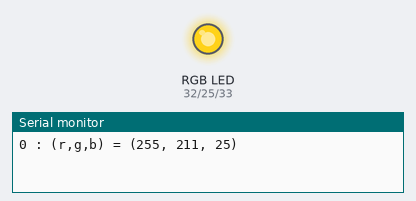
Bench run of a sketch on a simulated ESP32. On the bench: an RGB LED mixed from three pins (HIGH = lit), the last lines printed to the serial monitor.

Above: at 0.05 s.
At 0.65 s:
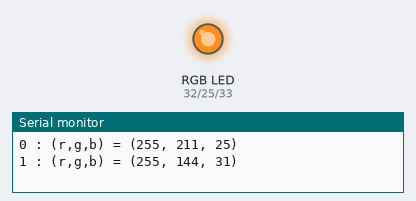
At 1.25 s:
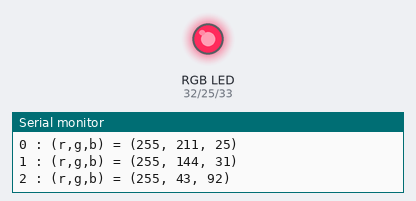
At 1.85 s:
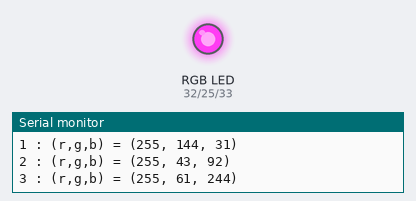
At 2.5 s:
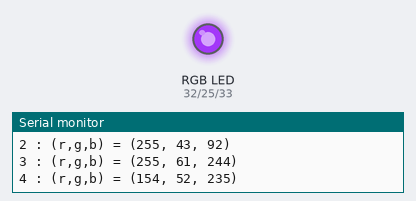
Timing chart, 0 to 5.8 s (numbered marks = the images above):
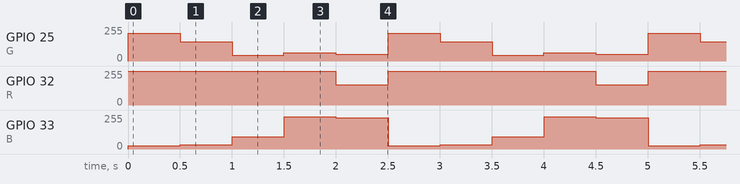

The sketch:

LedRgb.ino
```cpp
#include <cstdint>
#include <esp_log.h>

//
// Pin mappings for esp32 are at
// https://github.com/espressif/arduino-esp32/blob/14095487f6628807ae92b22ff268f12ea51559ad/variants/esp32/pins_arduino.h
//
const uint8_t R = A4;
const uint8_t B = A5;
const uint8_t G = A18;

struct Color {
  uint8_t r;
  uint8_t g;
  uint8_t b;
};

Color colors[5] = {
  {255,211,25},
  {255,144,31},
  {255,43,92},
  {255,61,244},
  {154,52,235}
};

void setup() {
  ledcAttach(R, 12000, 8);
  ledcAttach(G, 12000, 8);
  ledcAttach(B, 12000, 8);

  Serial.begin(115200); // esp32 requires esp_log.h
}

void loop() {

  size_t len = sizeof(colors) / sizeof(colors[0]);

  for (int i=0; i < len; i++) {
    ledcWrite(R, colors[i].r);
    ledcWrite(G, colors[i].g);
    ledcWrite(B, colors[i].b);

    Serial.printf("\n%d : (r,g,b) = (%d, %d, %d)", i, colors[i].r, colors[i].g, colors[i].b);

    delay(500);
  }
}
```

Measured:
- by itself, GPIO 25 (G): repeats every 2.5 s: 143/255 0.50 s, 43/255 0.50 s, 61/255 0.50 s, 52/255 0.50 s, 210/255 0.50 s
- by itself, GPIO 32 (R): alternates 255/255 for 2.0 s and 153/255 for 0.50 s
- by itself, GPIO 33 (B): repeats every 2.5 s: 31/255 0.50 s, 92/255 0.50 s, 243/255 0.50 s, 234/255 0.50 s, 25/255 0.50 s
